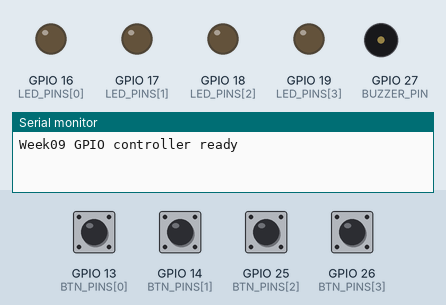
This sketch was run on a simulated ESP32. On the bench: output pins drawn as LEDs (lit = HIGH), buzzer (waves = sounding), the last lines printed to the serial monitor. The test bench sets the inputs (shaded band); at power-on: GPIO 13 (BTN_PINS[0]), GPIO 14 (BTN_PINS[1]), GPIO 25 (BTN_PINS[2]), GPIO 26 (BTN_PINS[3]) HIGH.

Above: at 1.2 s.
1.3 s: GPIO 13 (BTN_PINS[0]) pulled LOW for 0.15 s
At 2.1 s:
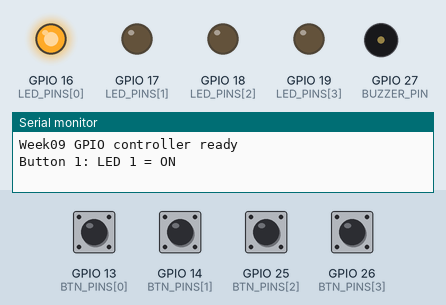
2.9 s: GPIO 14 (BTN_PINS[1]) pulled LOW for 0.15 s
At 4.2 s:
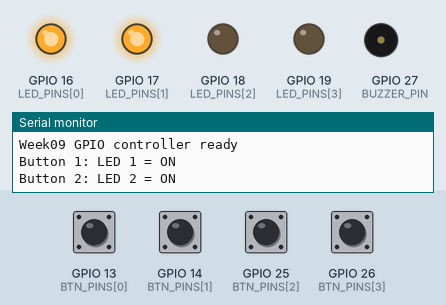
4.5 s: GPIO 25 (BTN_PINS[2]) pulled LOW for 0.15 s
At 5.7 s:
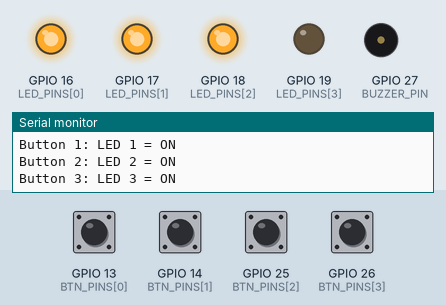
6.1 s: GPIO 26 (BTN_PINS[3]) pulled LOW for 0.15 s
At 6.9 s:
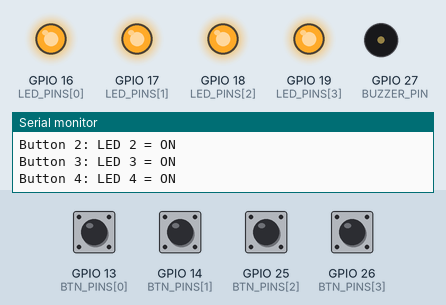
7.7 s: GPIO 13 (BTN_PINS[0]) pulled LOW for 1 s
At 8.1 s:
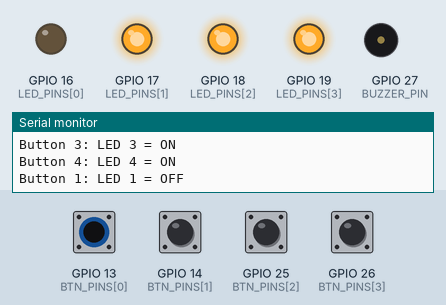
10.2 s: GPIO 14 (BTN_PINS[1]) pulled LOW for 1 s
At 11.2 s:
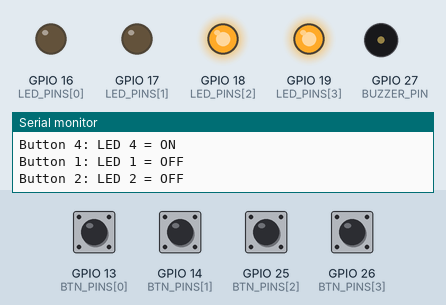
Timing chart, 0 to 13.2 s (numbered marks = the images above; inputs shaded):
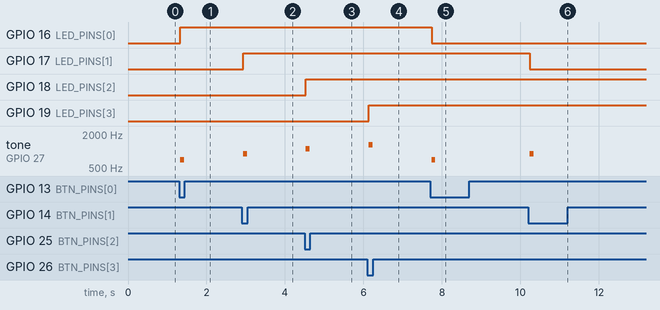

Measured:
- after the input at 1.3 s, GPIO 16 (LED_PINS[0]): LOW → HIGH at once; tone on GPIO 27 (BUZZER_PIN): silent → 700 Hz at once, → silent 0.10 s later
- after the input at 2.9 s, GPIO 17 (LED_PINS[1]): LOW → HIGH at once; tone on GPIO 27 (BUZZER_PIN): silent → 900 Hz at once, → silent 0.10 s later
- after the input at 4.5 s, GPIO 18 (LED_PINS[2]): LOW → HIGH at once; tone on GPIO 27 (BUZZER_PIN): silent → 1100 Hz at once, → silent 0.10 s later
- after the input at 6.1 s, GPIO 19 (LED_PINS[3]): LOW → HIGH at once; tone on GPIO 27 (BUZZER_PIN): silent → 1300 Hz at once, → silent 0.10 s later
- after the input at 7.7 s, GPIO 16 (LED_PINS[0]): HIGH → LOW at once; tone on GPIO 27 (BUZZER_PIN): silent → 700 Hz at once, → silent 0.10 s later
- after the input at 10.2 s, GPIO 17 (LED_PINS[1]): HIGH → LOW at once; tone on GPIO 27 (BUZZER_PIN): silent → 900 Hz at once, → silent 0.10 s later

The sketch:

gpio_controller.ino
```cpp
/*
 * Week09 / Workbook 1
 * ESP32-DevKitC V4 (ESP32-WROOM-32) / Arduino-ESP32 3.x
 * LEDs: GPIO 16,17,18,19 -> 330ohm -> LED anode; cathode -> GND
 * Buttons: GPIO 13,14,25,26 -> button -> GND (INPUT_PULLUP)
 * Passive low-current piezo: GPIO 27 -> 100ohm -> piezo+ ; piezo- -> GND
 * For magnetic/high-current buzzers, use a transistor driver instead.
 */
#include <Arduino.h>

const uint8_t LED_PINS[4] = {16, 17, 18, 19};
const uint8_t BTN_PINS[4] = {13, 14, 25, 26};
const uint8_t BUZZER_PIN = 27;

bool stableState[4] = {HIGH, HIGH, HIGH, HIGH};
bool lastReading[4] = {HIGH, HIGH, HIGH, HIGH};
unsigned long changedAt[4] = {0, 0, 0, 0};
bool ledState[4] = {false, false, false, false};
const unsigned long DEBOUNCE_MS = 35;

void beep(uint16_t frequency, uint16_t durationMs) {
  tone(BUZZER_PIN, frequency, durationMs);
}

void onPressed(uint8_t index) {
  ledState[index] = !ledState[index];
  digitalWrite(LED_PINS[index], ledState[index] ? HIGH : LOW);
  beep(700 + 200 * index, 100);
  Serial.printf("Button %u: LED %u = %s\n",
                index + 1, index + 1,
                ledState[index] ? "ON" : "OFF");
}

void setup() {
  Serial.begin(115200);
  for (uint8_t i = 0; i < 4; ++i) {
    pinMode(LED_PINS[i], OUTPUT);
    digitalWrite(LED_PINS[i], LOW);
    pinMode(BTN_PINS[i], INPUT_PULLUP);
    lastReading[i] = digitalRead(BTN_PINS[i]);
    stableState[i] = lastReading[i];
  }
  pinMode(BUZZER_PIN, OUTPUT);
  Serial.println("Week09 GPIO controller ready");
}

void loop() {
  const unsigned long now = millis();
  for (uint8_t i = 0; i < 4; ++i) {
    const bool reading = digitalRead(BTN_PINS[i]);
    if (reading != lastReading[i]) {
      changedAt[i] = now;
      lastReading[i] = reading;
    }
    if (now - changedAt[i] >= DEBOUNCE_MS &&
        reading != stableState[i]) {
      stableState[i] = reading;
      if (stableState[i] == LOW) {
        onPressed(i);
      }
    }
  }
}
```
